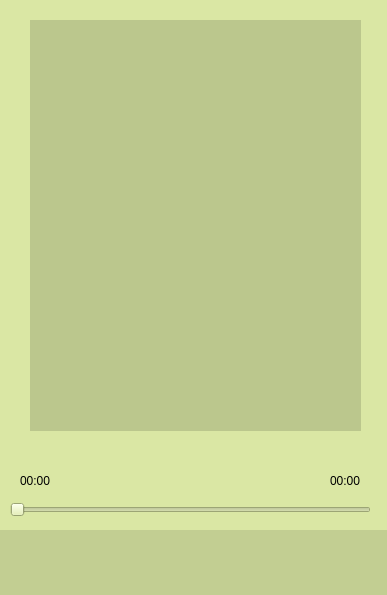
<?xml version="1.0" encoding="UTF-8"?>
<ui version="4.0">
 <class>Widget</class>
 <widget class="QWidget" name="Widget">
  <property name="geometry">
   <rect>
    <x>0</x>
    <y>0</y>
    <width>387</width>
    <height>595</height>
   </rect>
  </property>
  <property name="minimumSize">
   <size>
    <width>0</width>
    <height>0</height>
   </size>
  </property>
  <property name="maximumSize">
   <size>
    <width>16777215</width>
    <height>16777215</height>
   </size>
  </property>
  <property name="windowTitle">
   <string>Widget</string>
  </property>
  <property name="styleSheet">
   <string notr="true">*{
border:none;
}
QWidget{
	
	
	background-color: rgb(218, 231, 164);
	
}

QPushButton:hover
{
	background-color: rgb(114, 218, 211);
}</string>
  </property>
  <widget class="QWidget" name="widget" native="true">
   <property name="geometry">
    <rect>
     <x>0</x>
     <y>530</y>
     <width>391</width>
     <height>71</height>
    </rect>
   </property>
   <property name="styleSheet">
    <string notr="true">background-color: rgb(194, 206, 146);</string>
   </property>
   <layout class="QHBoxLayout" name="horizontalLayout">
    <item>
     <widget class="QPushButton" name="pushButton">
      <property name="minimumSize">
       <size>
        <width>32</width>
        <height>32</height>
       </size>
      </property>
      <property name="maximumSize">
       <size>
        <width>32</width>
        <height>32</height>
       </size>
      </property>
      <property name="styleSheet">
       <string notr="true">icon: url(:/Resource/openDir.png);
</string>
      </property>
      <property name="text">
       <string/>
      </property>
     </widget>
    </item>
    <item>
     <widget class="QPushButton" name="pushButton_2">
      <property name="minimumSize">
       <size>
        <width>32</width>
        <height>32</height>
       </size>
      </property>
      <property name="maximumSize">
       <size>
        <width>32</width>
        <height>32</height>
       </size>
      </property>
      <property name="styleSheet">
       <string notr="true">icon: url(:/Resource/playlist_order.png);</string>
      </property>
      <property name="text">
       <string/>
      </property>
     </widget>
    </item>
    <item>
     <widget class="QPushButton" name="pushButton_3">
      <property name="minimumSize">
       <size>
        <width>32</width>
        <height>32</height>
       </size>
      </property>
      <property name="maximumSize">
       <size>
        <width>32</width>
        <height>32</height>
       </size>
      </property>
      <property name="styleSheet">
       <string notr="true">icon: url(:/Resource/prevSong.png);</string>
      </property>
      <property name="text">
       <string/>
      </property>
     </widget>
    </item>
    <item>
     <widget class="QPushButton" name="pushButton_4">
      <property name="minimumSize">
       <size>
        <width>32</width>
        <height>32</height>
       </size>
      </property>
      <property name="maximumSize">
       <size>
        <width>32</width>
        <height>32</height>
       </size>
      </property>
      <property name="styleSheet">
       <string notr="true">icon: url(:/Resource/pause.png);</string>
      </property>
      <property name="text">
       <string/>
      </property>
     </widget>
    </item>
    <item>
     <widget class="QPushButton" name="pushButton_5">
      <property name="minimumSize">
       <size>
        <width>32</width>
        <height>32</height>
       </size>
      </property>
      <property name="maximumSize">
       <size>
        <width>32</width>
        <height>32</height>
       </size>
      </property>
      <property name="styleSheet">
       <string notr="true">icon: url(:/Resource/nextSong.png);</string>
      </property>
      <property name="text">
       <string/>
      </property>
     </widget>
    </item>
    <item>
     <widget class="QPushButton" name="pushButton_6">
      <property name="minimumSize">
       <size>
        <width>32</width>
        <height>32</height>
       </size>
      </property>
      <property name="maximumSize">
       <size>
        <width>32</width>
        <height>32</height>
       </size>
      </property>
      <property name="styleSheet">
       <string notr="true">icon: url(:/Resource/volume.png);</string>
      </property>
      <property name="text">
       <string/>
      </property>
     </widget>
    </item>
   </layout>
  </widget>
  <widget class="QListWidget" name="listWidget">
   <property name="geometry">
    <rect>
     <x>30</x>
     <y>20</y>
     <width>331</width>
     <height>411</height>
    </rect>
   </property>
   <property name="styleSheet">
    <string notr="true">background-color: rgb(187, 199, 141);</string>
   </property>
  </widget>
  <widget class="QSlider" name="playCourseSlide">
   <property name="geometry">
    <rect>
     <x>10</x>
     <y>500</y>
     <width>361</width>
     <height>20</height>
    </rect>
   </property>
   <property name="styleSheet">
    <string notr="true"/>
   </property>
   <property name="orientation">
    <enum>Qt::Horizontal</enum>
   </property>
  </widget>
  <widget class="QWidget" name="layoutWidget">
   <property name="geometry">
    <rect>
     <x>20</x>
     <y>460</y>
     <width>341</width>
     <height>41</height>
    </rect>
   </property>
   <layout class="QHBoxLayout" name="horizontalLayout_2">
    <item>
     <widget class="QLabel" name="curLable">
      <property name="text">
       <string>00:00</string>
      </property>
     </widget>
    </item>
    <item>
     <spacer name="horizontalSpacer">
      <property name="orientation">
       <enum>Qt::Horizontal</enum>
      </property>
      <property name="sizeHint" stdset="0">
       <size>
        <width>40</width>
        <height>20</height>
       </size>
      </property>
     </spacer>
    </item>
    <item>
     <widget class="QLabel" name="totalLable">
      <property name="text">
       <string>00:00</string>
      </property>
     </widget>
    </item>
   </layout>
  </widget>
 </widget>
 <resources/>
 <connections/>
</ui>
